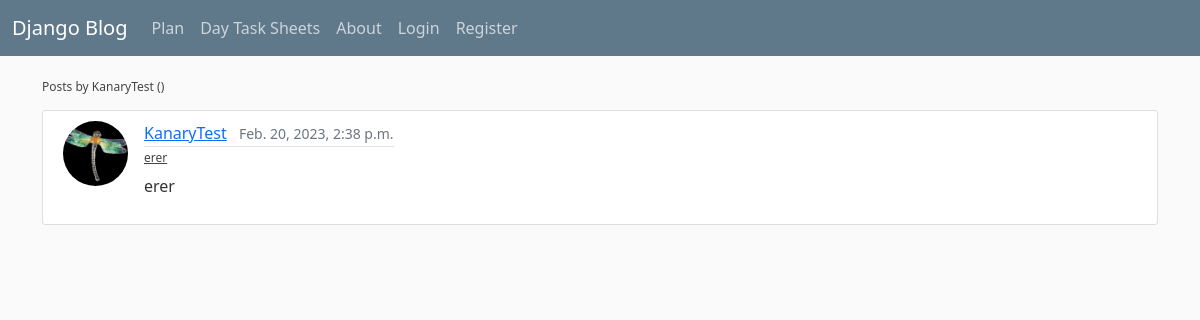
The app's page /user/KanaryTest, older data.
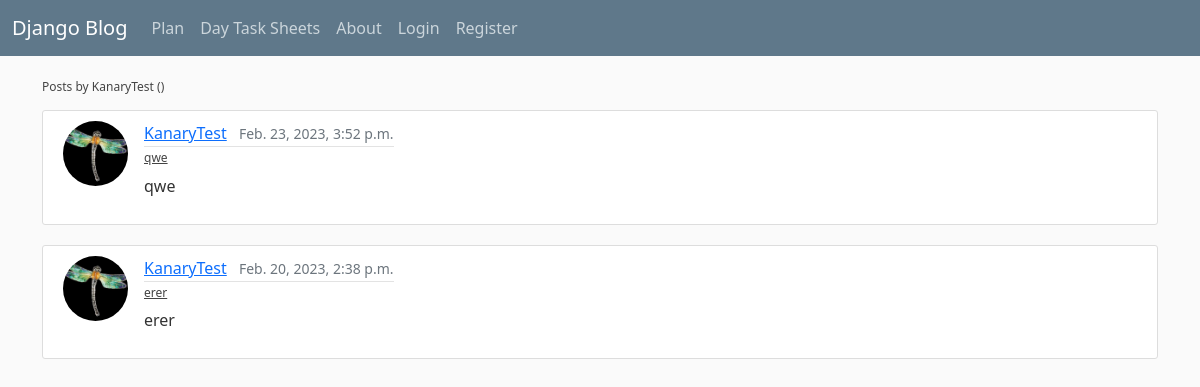
The same page, newer data.
### blog/models.py (models this page shows, shortened)
class Post(models.Model):
    STATUS_CHOICES = [
            ('AC', 'Active'),
            ('CA', 'Cancelled'),
            ('PS', 'Postponed'),
            ('HD', 'Hidden'),
            ]
    title = models.CharField(max_length=100)
    content = models.TextField()
    purchaser = models.ForeignKey(Purchaser,
                                  on_delete=models.RESTRICT)
    date_posted = models.DateTimeField(default=timezone.now)
    author = models.ForeignKey(User,
                               on_delete=models.RESTRICT,
                               default=1)
    status = models.CharField(max_length=2,
                              choices=STATUS_CHOICES,
                              default='HD')
    parent = models.ForeignKey('self',
                               on_delete=models.CASCADE,
                               blank=True,
                               null=True)

### users/models.py (models this page shows, shortened)
class Profile(models.Model):
    user = models.OneToOneField(User, on_delete=models.CASCADE)
    image = models.ImageField(default='default.jpg', upload_to='profile_pics')

### blog/views.py (the view)
# urls.py: path('user/<str:username>', UserPostListView.as_view(), name='user-posts'),
class UserPostListView(ListView):
    model = Post
    template_name = 'blog/user_post.html'
    context_object_name = 'posts'
    ordering = ['-date_posted']
    def get_queryset(self):
        user = get_object_or_404(User, username=self.kwargs.get('username'))
        return Post.objects.filter(author=user).order_by('-date_posted')

### blog/templates/blog/user_post.html (shortened to what this page needs)
{% extends "blog/base.html" %}
{% block content %}
<h1 class="mb-3">Posts by {{ view.kwargs.username }} ({{ page_obj.paginator.count }})</h1>
{% for post in posts %}
<article class="d-flex content-section">
    <img class="rounded-circle article-img" src="{{ post.author.profile.image.url }}">
    <div class="media-body">
        <div class="article-metadata">
            <a class="me-2" href="{% url 'user-posts' post.author.username %}">{{ post.author }}</a>
            <small class="text-muted">{{ post.date_posted }}</small>
        </div>
        <h2><a class="article-title" href="{% url 'post-detail' post.id %}">{{ post.title }}</a></h2>
        <p class="article-content">{{ post.content }}</p>
    </div>
</article>
{% endfor %}
{% endblock content %}

### blog/templates/blog/base.html (shortened to what this page needs)
{% load static %}
<!DOCTYPE html>
<html lang="en">
<head>
    <link href="https://cdn.jsdelivr.net/npm/bootstrap@5.0.2/dist/css/bootstrap.min.css"
 rel="stylesheet">
    <link href="{% static 'blog/main.css' %}" rel="stylesheet">
</head>
<body>
<header class="site-header">
    <nav class="navbar navbar-expand-lg navbar-dark bg-steel fixed-top">
        <div class="container-fluid">
            <a class="navbar-brand mr-4" href="{% url 'blog-home' %}">Django Blog</a>
            <div class="collapse navbar-collapse bg-steel mr-4" id="navbarToggleExternalContent">
                <div class="navbar-nav mr-auto">
                    <a class="nav-item nav-link" href="{% url 'plan' %}">Plan</a>
                    <a class="nav-item nav-link" href="{% url 'daytasksheet-list' %}">Day Task Sheets</a>
                    <a class="nav-item nav-link" href="{% url 'blog-about' %}">About</a>
                </div>
                <div class="navbar-nav">
                    {% if user.is_authenticated %}
                    <a class="nav-item nav-link" href="{% url 'post-create' %}">New Post</a>
                    <a class="nav-item nav-link" href="{% url 'daytasksheet-create' %}">New Day Task Sheet</a>
                    <a class="nav-item nav-link" href="{% url 'profile' %}">Profile</a>
                    <a class="nav-item nav-link" href="{% url 'logout' %}">Logout</a>
                    {% else %}
                    <a class="nav-item nav-link" href="{% url 'login' %}">Login</a>
                    <a class="nav-item nav-link" href="{% url 'register' %}">Register</a>
                    {% endif %}
                </div>
            </div>
        </div>
    </nav>
</header>
<main class="container" role="main">
    <div class="row">
        <div class="col">
            {% block content %}{% endblock %}
        </div>
    </div>
</main>
</body>
</html>

### blog/static/blog/main.css (style rules this page uses)
body { background: #fafafa; color: #333333; margin-top: 5rem; }
h1, h2, h3, h4, h5, h6 { color: #444444; font-size: 12px; }
.bg-steel { background-color: #5f788a; }
.site-header .navbar-nav .nav-link { color: #cbd5db; }
.content-section { background: #ffffff; padding: 10px 20px; border: 1px solid #dddddd; border-radius: 3px; margin-bottom: 20px; }
.article-title { font-size: 12px; color: #444444; }
.article-content { white-space: pre-line; }
.article-img { height: 65px; width: 65px; margin-right: 16px; }
.article-metadata { padding-bottom: 1px; margin-bottom: 4px; border-bottom: 1px solid #e3e3e3 }

Row changes from the older to the newer data that the page shows:
now on this page (row edited): Post: author.profile.image (placeholder picture), author "KanaryTest", date_posted "Feb. 23, 2023, 3:52 p.m.", title "qwe", content "qwe"
